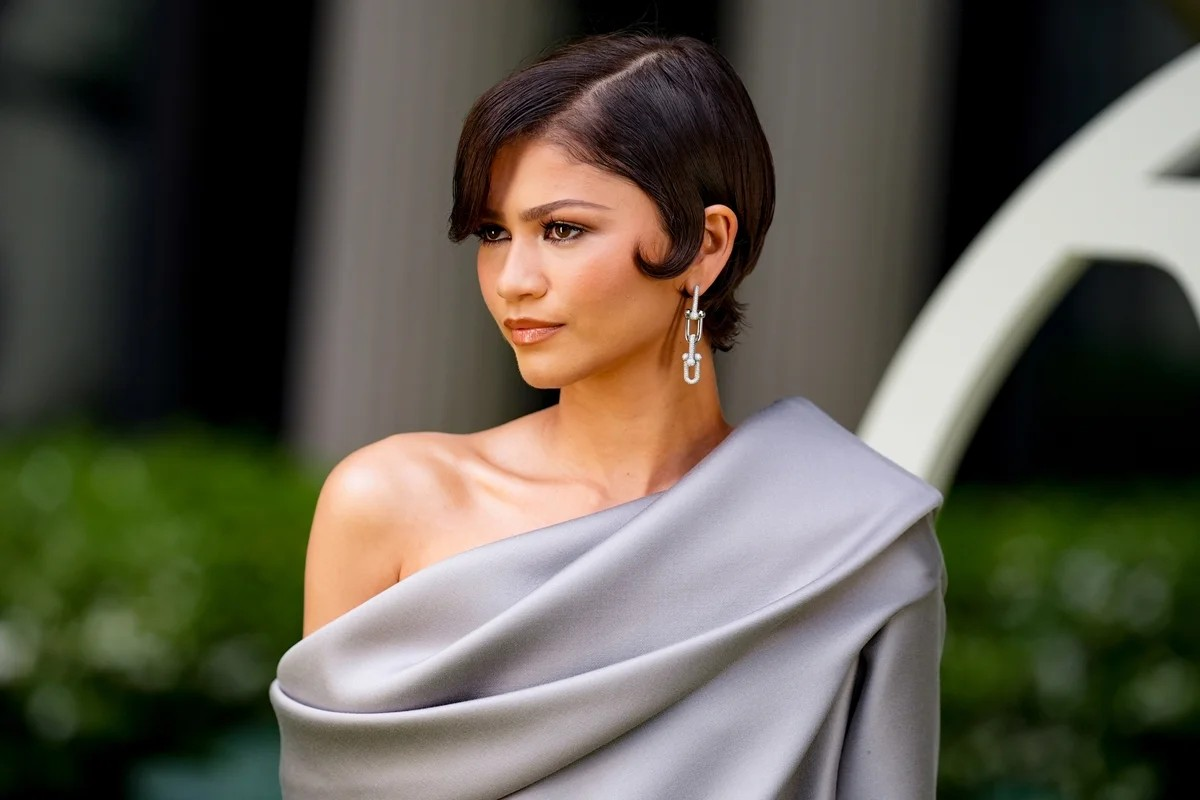
#> input picture fotos/2026-10-08/p1_capa.jpg, 1200 x 800 px
$ python -i produto.py   (imports and definitions only)
#> lines starting #> are read from the running program, lines starting #| are printed output that depends on the picture
#> further down, picture is the input picture: PIL image 1200x800 RGB; mean R, G, B 93.6, 89.4, 76.9
#!/usr/bin/env python3
"""Carrossel de PRODUTO do @loucasportutoriais: foto em tela cheia em todos os slides, pouco texto.
Uso: python3 produto.py post.json pasta_saida pasta_fotos [pasta_fotos2 ...]

post.json:
{
 "cover": {"photos": [{"photo": "a.jpg", "fy": 0.3}, ...] (1 a 3 fotos lado a lado),
           "headline": "QUAL **BIQUÍNI** ESCOLHER?", "sub": "linha curta"},
 "slides": [
   {"photo": "x.jpg", "fy": 0.25, "fx": 0.5, "kicker": "Quer sustentação?", "title": "Meia taça",
    "text": "uma frase curta", "pos": "bottom" | "top"}
 ],
 "final": {"photo": "y.jpg", "fy": 0.3, "title": "...", "text": "...", "code": "LOUCAS10", "cta": "..."}
}
**palavra** na manchete da capa ganha a tarja rosa.
"""
import json, os, re, sys
from PIL import Image, ImageDraw, ImageFont, ImageFilter

W, H = 1080, 1350
HERE = os.path.dirname(os.path.abspath(__file__))
PINK = (226, 32, 98)
HANDLE = "@loucasportutoriais"
DIRS = []


# [15 lines left out: functions F, load, not called in this run]


def fill(img, w, h, fx=0.5, fy=0.3, zoom=1.0):
#> called with w = 1080, h = 1350, fx = 0.5, fy = 0.5, zoom = 1
    r = max(w / img.width, h / img.height) * zoom
#> r = 1.69
    im = img.resize((int(img.width * r + 0.5), int(img.height * r + 0.5)), Image.LANCZOS)
    x = int((im.width - w) * fx)
#> x = 472
    y = int((im.height - h) * fy)
#> y = 0
    im = im.crop((x, y, x + w, y + h))
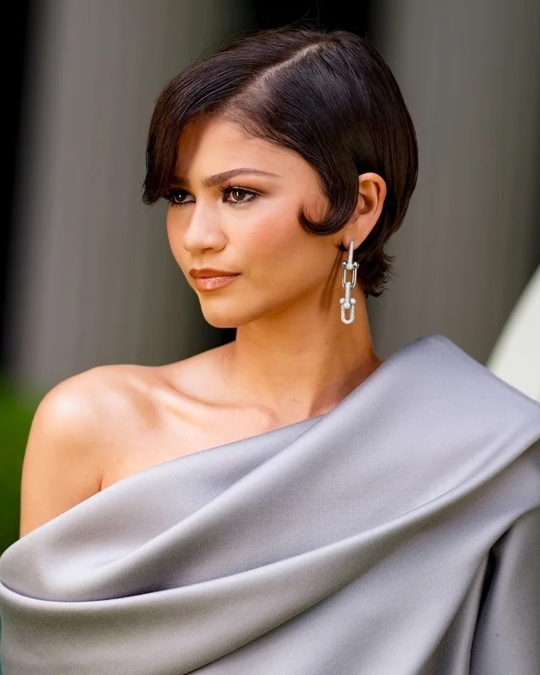
#> im: PIL image 1080x1350 RGB (shown at 1/2 size); mean R, G, B 135.3, 119.3, 111.8
    if r > 1.05:  # foto ampliada: devolve um pouco de nitidez
        im = im.filter(ImageFilter.UnsharpMask(radius=2, percent=70, threshold=2))
    return im


# [81 lines left out: functions shade, txt, wrap, tarja, headline_rich, not called in this run]


def handle(d, light=True, y=56):
    d.text((60, y), HANDLE, font=F("bold", 30), fill=(255, 255, 255) if light else (30, 30, 30))


# [157 lines left out: functions counter, rounded_paste, render_cover_full, render_cover, full_photo, render_slide_full and 2 more, not called in this run]


def blur_bg(src):
    bg = fill(src, W, H, 0.5, 0.5).filter(ImageFilter.GaussianBlur(40))
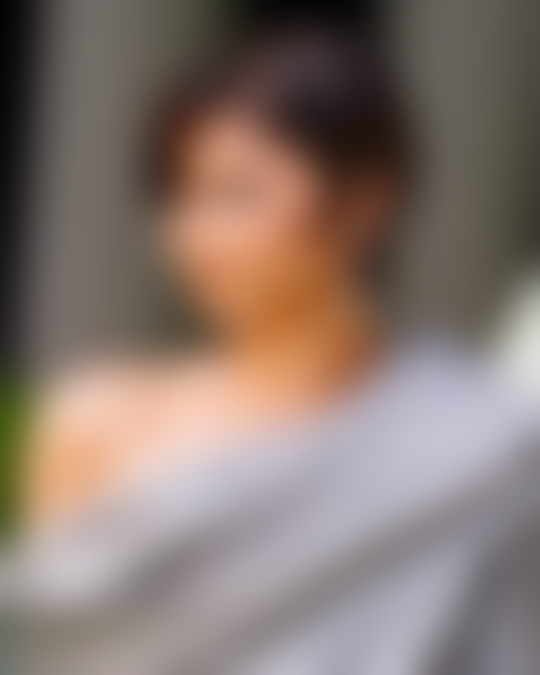
#> bg: PIL image 1080x1350 RGB (shown at 1/2 size); mean R, G, B 134.9, 119, 111.6
    return Image.blend(bg, Image.new("RGB", (W, H), (12, 8, 10)), 0.55)
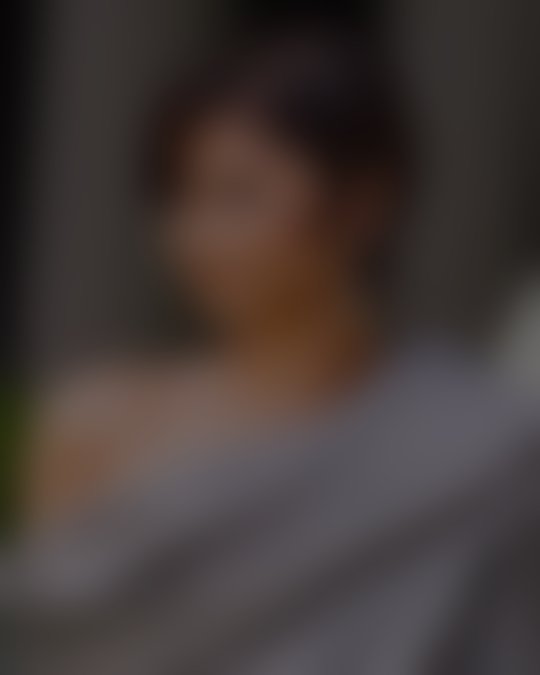
#> returned value: PIL image 1080x1350 RGB (shown at 1/2 size); mean R, G, B 66.9, 57.5, 55.2


# [129 lines left out: functions pill, render_pair, render_grid, render_measure, render_table, not called in this run]


KINDS = {"pair": render_pair, "grid": render_grid, "measure": render_measure, "table": render_table}


# [82 lines left out: functions render_slide, render_final, main, not called in this run]


# [2 lines not run here, left out]

>>> from PIL import Image
>>> picture = Image.open('../fotos/2026-10-08/p1_capa.jpg')
>>> result = blur_bg(picture)

$ run again, on fotos/2026-10-08/p4_capa.jpg
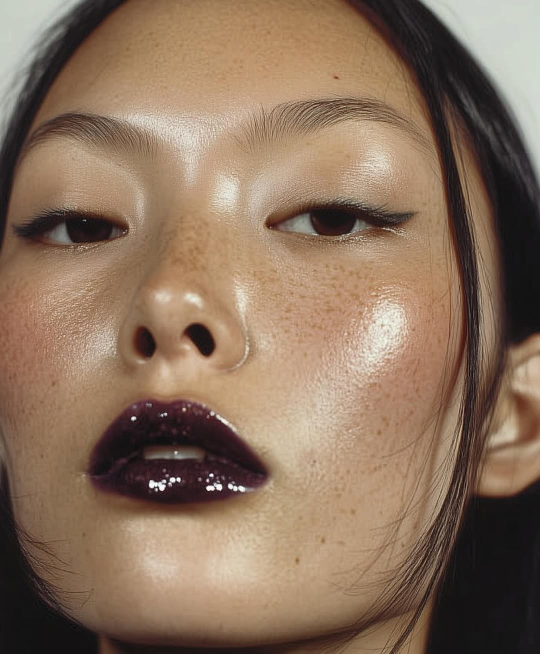
#> input picture fotos/2026-10-08/p4_capa.jpg, 1080 x 1308 px (shown at 1/2 size)
#> picture is the input picture: PIL image 1080x1308 RGB; mean R, G, B 137.9, 113, 92.5
#> in blur_bg, `bg = fill(src, W, H, 0.5, 0.5).filter(ImageFilter.GaussianBlur(40))`:
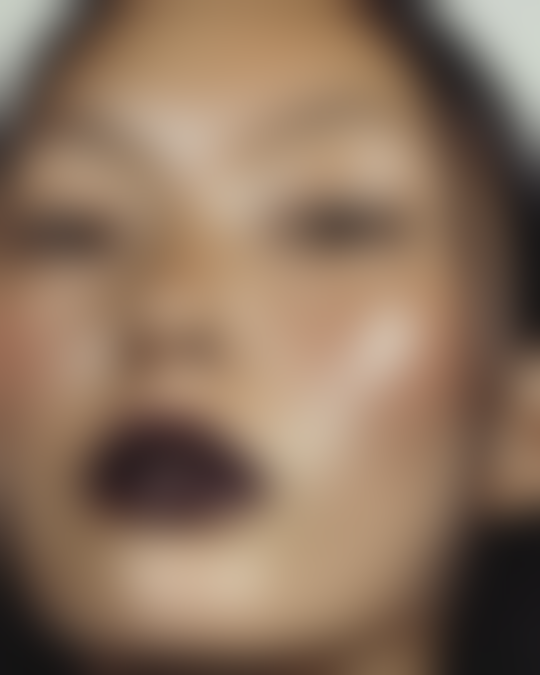
#> bg: PIL image 1080x1350 RGB (shown at 1/2 size); mean R, G, B 139, 113.8, 92.9
#> in blur_bg, `return Image.blend(bg, Image.new("RGB", (W, H), (12, 8, 10)), 0.55)`:
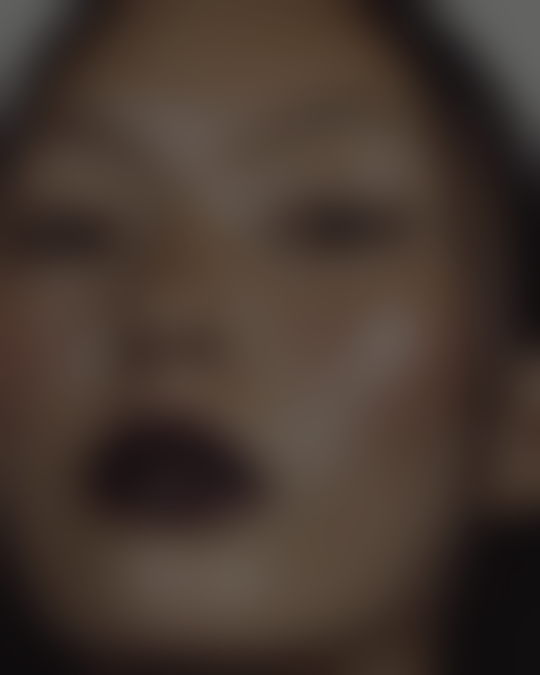
#> returned value: PIL image 1080x1350 RGB (shown at 1/2 size); mean R, G, B 68.7, 55.1, 46.8
